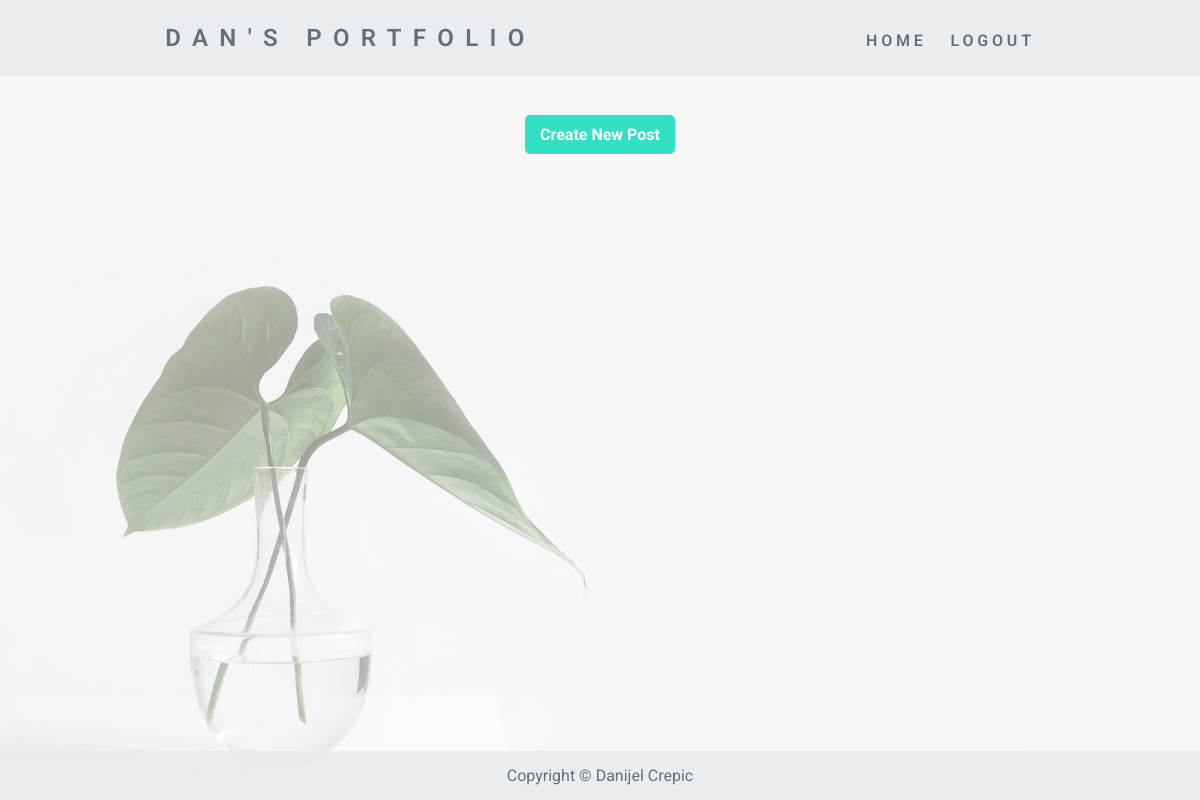
Page / (signed in) on the earlier database version.
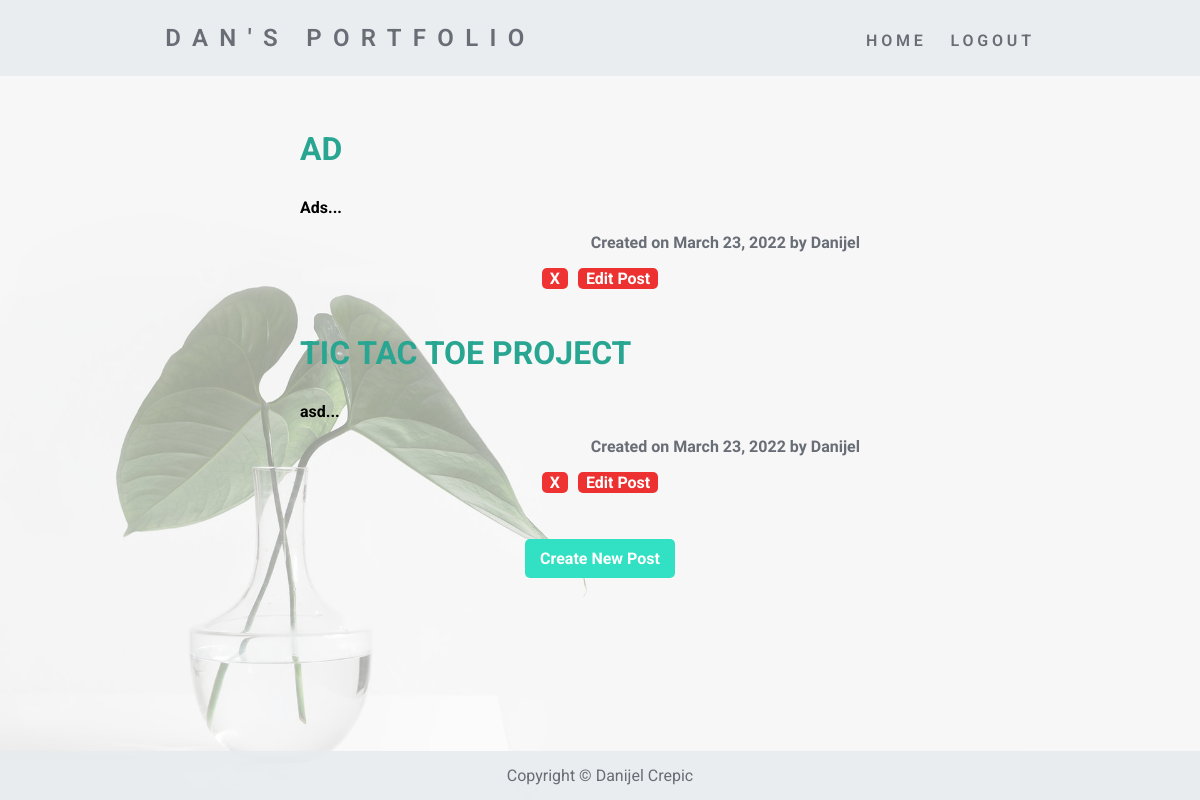
Same page on the later database version.
### main.py (models this page shows)
class Posts(db.Model):
    __tablename__ = "posted_blogs"
    id = db.Column(db.Integer, primary_key=True)
    post_title = db.Column(db.String(250), nullable=False)
    post_body = db.Column(db.String(5000), nullable=False)
    date = db.Column(db.String(250), nullable=False)
    author_id = db.Column(db.Integer, db.ForeignKey("users.id"))
    author = relationship("Users", back_populates="posts")
    comments = relationship("Comments", back_populates="post")

class Users(UserMixin, db.Model):
    __tablename__ = "users"
    id = db.Column(db.Integer, primary_key=True)
    registrant_name = db.Column(db.String(200), nullable=False)
    registrant_email = db.Column(db.String(200), nullable=False, unique=True)
    registrant_password = db.Column(db.String(1000), nullable=False)
    posts = relationship("Posts", back_populates="author")
    comments = relationship("Comments", back_populates="comment_author")

### main.py (the view)
@app.route('/')
def home():
    all_posts = Posts.query.all()
    if all_posts == None:
        return render_template("base.html")
    return render_template("base.html", posts=all_posts, current_user=current_user)

### main.py (called while the page is built)
@login_manager.user_loader
def load_user(user_id):
    return Users.query.get(int(user_id))

### templates/base.html (shortened to what this page needs)
<!DOCTYPE html>
<html lang="en">
<head>
    <link rel="stylesheet" href="./static/styles.css">
</head>
<body>
    <div class="page-content">
        <div class="header-navbar">
            <div class="navbar-container">
                <p>Dan's Portfolio</p>
            <ul class="table-navbar">
                <li><a href="{{ url_for('home')}}">Home</a></li>
                {% if current_user.is_authenticated %}
                <li><a href="{{ url_for('logout')}}">Logout</a></li>
                {% endif %}
            </ul>
            </div>
        </div>
        {% block content %}
        {% if not current_user.is_authenticated %}
        <div class="container container-form">
        <div class="form-container home-content home-margin-bottom">
            <p> Welcome to My Blog Post</p>
            <a href="{{ url_for('login')}}">Log In</a>
            <h4>or</h4>
            <a href="{{ url_for('register')}}">Register</a>
        </div>
        </div>
        {% else %}
        <div class="container container-post">
        <div class="posts-container">
            {% for post in posts %}
            <h1 class="post-title"><a href="{{ url_for('show_post', post_id=post.id)}}">{{ post.post_title }}</a></h1>
            <p class="post-body">
                {{ post.post_body[:120]|safe }}...
            </p>
            <p class="edit-delete-buttons"><p class="post-date-author">Created on {{post.date }} by {{ post.author.registrant_name }}</p>
                {% if current_user.id == 1 %}
                <a href="{{ url_for('delete', post_id=post.id) }}" class="post-delete-btn">X</a>
                <a href="{{ url_for('edit', post_id=post.id) }}" class="edit-post-btn">Edit Post</a>
                {% endif %}
            </p>
            {% endfor %}
            {% if current_user.id == 1 %}
            <a href="{{ url_for('post') }}" class="create-post-btn">Create New Post</a>
            {% endif %}
        </div>
        </div>
        {% endif %}
    {% endblock %}
        <footer class="footer-style">
        <p>Copyright &copy; Danijel Crepic</p>
        </footer>
    </div>
</body>
</html>

Differences in the rows shown:
added Posts: post_title "AD", post_body "Ads", date "March 23, 2022", author.registrant_name "Danijel"
added Posts: post_title "TIC TAC TOE PROJECT", post_body "asd", date "March 23, 2022", author.registrant_name "Danijel"
